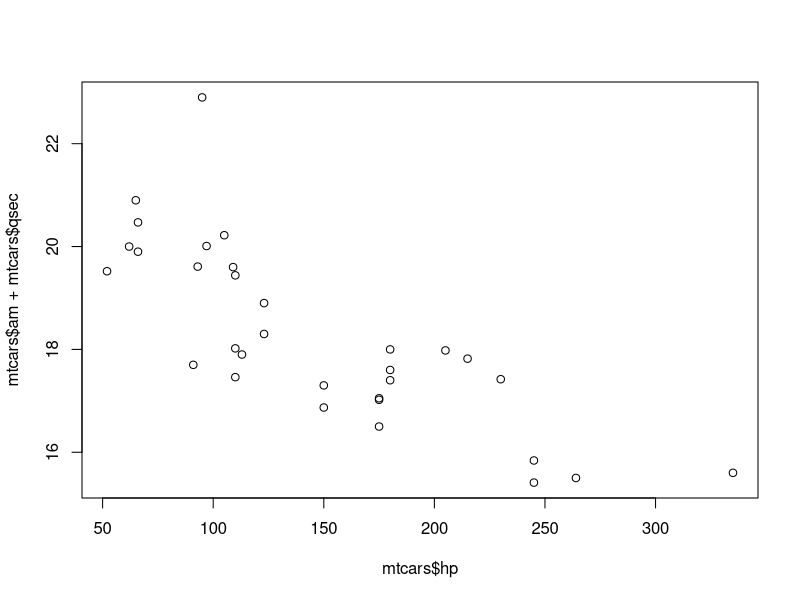
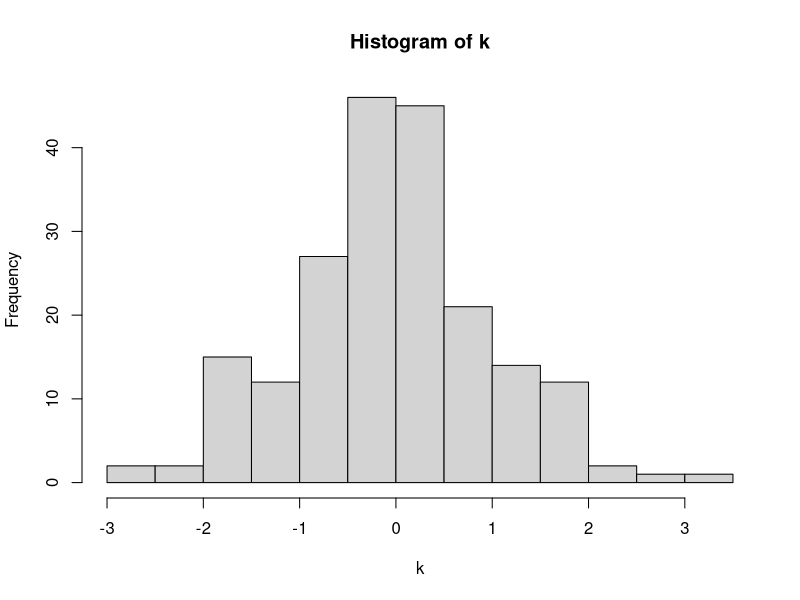

R code for these plots, in order:
data("mtcars")
len = length(mtcars$mpg)
print(len)
mu = aggregate(mtcars$hp ~ mtcars$am, FUN=mean)
print(mu)
anova = aov(hp ~ am, data = mtcars)
print(summary(anova))
ancova = aov(hp ~ am + qsec + am*qsec, data = mtcars)
print(summary(ancova))
plot(mtcars$hp, mtcars$am + mtcars$qsec)
print(summary(lm(mtcars$hp ~ mtcars$am + mtcars$qsec)))

k =  numeric()
for(i in 1:200){
  k[i] = rnorm(1)
}
print(k)
hist(k)


l = list()
for(i in 1:200){
  l[[i]] = rnorm(1)
}
print(length(l))

